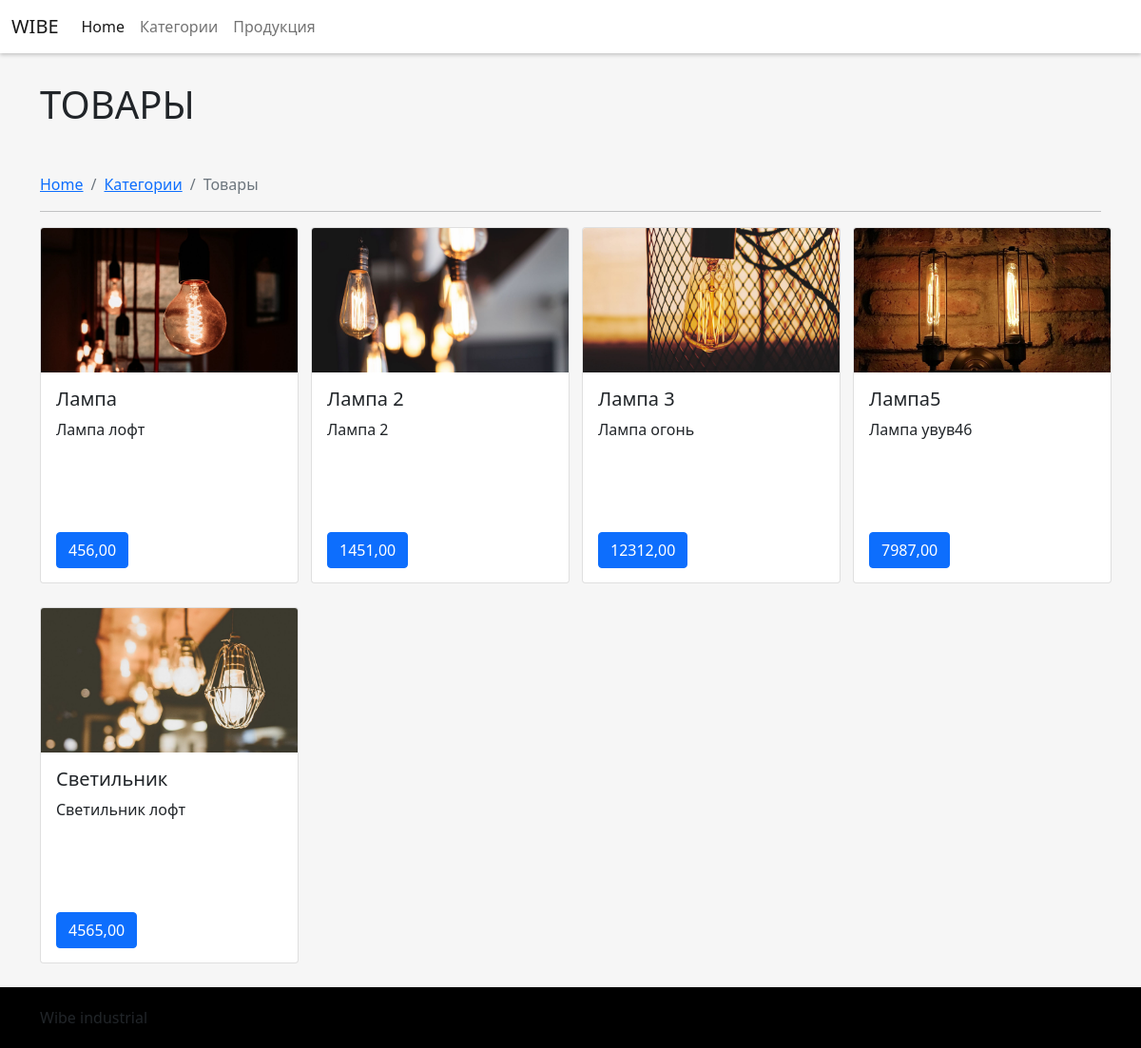
/loft/, run on the app's committed database.
### myshop/models.py (models this page shows, shortened)
class Product(models.Model):
    category = models.ForeignKey(Category,
                                 related_name='products',
                                 on_delete=models.CASCADE)
    name = models.CharField(max_length=150, db_index=True)
    slug = models.CharField(max_length=150, db_index=True, unique=True)
    image = models.ImageField(upload_to='var/www/wibe_temp/shop/product/%Y/%m/%d', blank=True)
    description = models.TextField(max_length=1000, blank=True)
    price = models.DecimalField(max_digits=10, decimal_places=2)
    available = models.BooleanField(default=True)
    created = models.DateTimeField(auto_now_add=True)
    uploaded = models.DateTimeField(auto_now=True)
    class Meta:
        ordering = ('name',)
        verbose_name = 'Товар'
        verbose_name_plural = 'Товары'
        index_together = (('id', 'slug'), )
    def get_absolute_url(self):
        return reverse('myshop:product_detail', args=[self.id, self.slug])

### myshop/views.py (the view)
# urls.py: path('<slug:category_slug>/', views.product_list,
def product_list(request, category_slug=None):
    category = None
    categories = Category.objects.all()
    products = Product.objects.filter(available=True)
    if category_slug:
        category = get_object_or_404(Category, slug=category_slug)
        products = products.filter(category=category)
    return render(request, 'shop/product/my_list.html',
                  {
                      'category': category,
                      'categories': categories,
                      'products': products
                  })

### myshop/templates/shop/product/my_list.html (shortened to what this page needs)
{% load static %}
<!DOCTYPE html>
<html lang="en">
<head>
    <link href="{% static "css/bootstrap.min.css" %}" rel="stylesheet">
    <link href="{% static "css/style.css" %}" rel="stylesheet">
</head>
<body>
    <nav class="navbar sticky-top navbar-expand-lg navbar-light" style="background: white; box-shadow: 0 2px 4px rgba(0, 0, 0, .2);">
        <div class="container-fluid">
          <a class="navbar-brand" href="{% url 'myshop:home' %}">WIBE</a>
          <div class="collapse navbar-collapse" id="navbarNavAltMarkup">
            <div class="navbar-nav">
              <a class="nav-link active" aria-current="page" href="{% url 'myshop:home' %}">Home</a>
              <a class="nav-link" href="{% url 'myshop:category' %}">Категории</a>
              <a class="nav-link" href="{% url 'myshop:products' %}">Продукция</a>
              <a class="nav-link disabled" href="#" tabindex="-1" aria-disabled="true"></a>
            </div>
          </div>
        </div>
    </nav>
    <section style="background: rgb(246,246,246);">
        <div class="container">
            <div class="row">
                <div class="col-12" style="padding-top: 30px;">
                    <h1 class="text-left text-uppercase mb-5" style="margin: auto;">Товары</h1>
                </div>
            </div>
            <div class="row">
                <div class="col-12">
                    <nav aria-label="breadcrumb">
                        <ol class="breadcrumb">
                          <li class="breadcrumb-item"><a href="{% url 'myshop:home' %}">Home</a></li>
                          <li class="breadcrumb-item"><a href="{% url 'myshop:category' %}">Категории</a></li>
                          <li class="breadcrumb-item active" aria-current="page">Товары</li>
                        </ol>
                    </nav>
                    <hr>
                </div>
            </div>
            <div class="row">
                {% for product in products %}
                <div class="col-xxl-3 col-xl-3 col-md-6 col-sm-12">
                    <div class="card" style="width: 17rem; height: 375px; margin: auto; margin-bottom: 25px; position: relative;">
                        <img src="{{ product.image.url }}" class="card-img-top" alt="...">
                        <div class="card-body">
                          <h5 class="card-title">{{ product.name }}</h5>
                          <p class="card-text">{{product.description}}</p>
                          <a href="{{ product.get_absolute_url }}" class="btn btn-primary" style="position: absolute; bottom: 15px;">{{ product.price }}</a>
                        </div>
                    </div>
                </div>
                {% endfor %}
            </div>
        </div>
    </section>
    <footer role="contentinfo">
        <div class="container">
            Wibe industrial
        </div>
    </footer>
</html>

### myshop/static/css/style.css (style rules this page uses)
html { height: 100%; }
body { margin: 0; min-height: 100%; display: grid; grid-template-rows: auto 1fr auto; }
footer { background: black; padding: 20px; }

### data on the page
Product: image (picture), name "Лампа", description "Лампа лофт", price "456,00"
Product: image (picture), name "Лампа 2", description "Лампа 2", price "1451,00"
Product: image (picture), name "Лампа 3", description "Лампа огонь", price "12312,00"
Product: image (picture), name "Лампа5", description "Лампа увув46", price "7987,00"
Product: image (picture), name "Светильник", description "Светильник лофт", price "4565,00"
